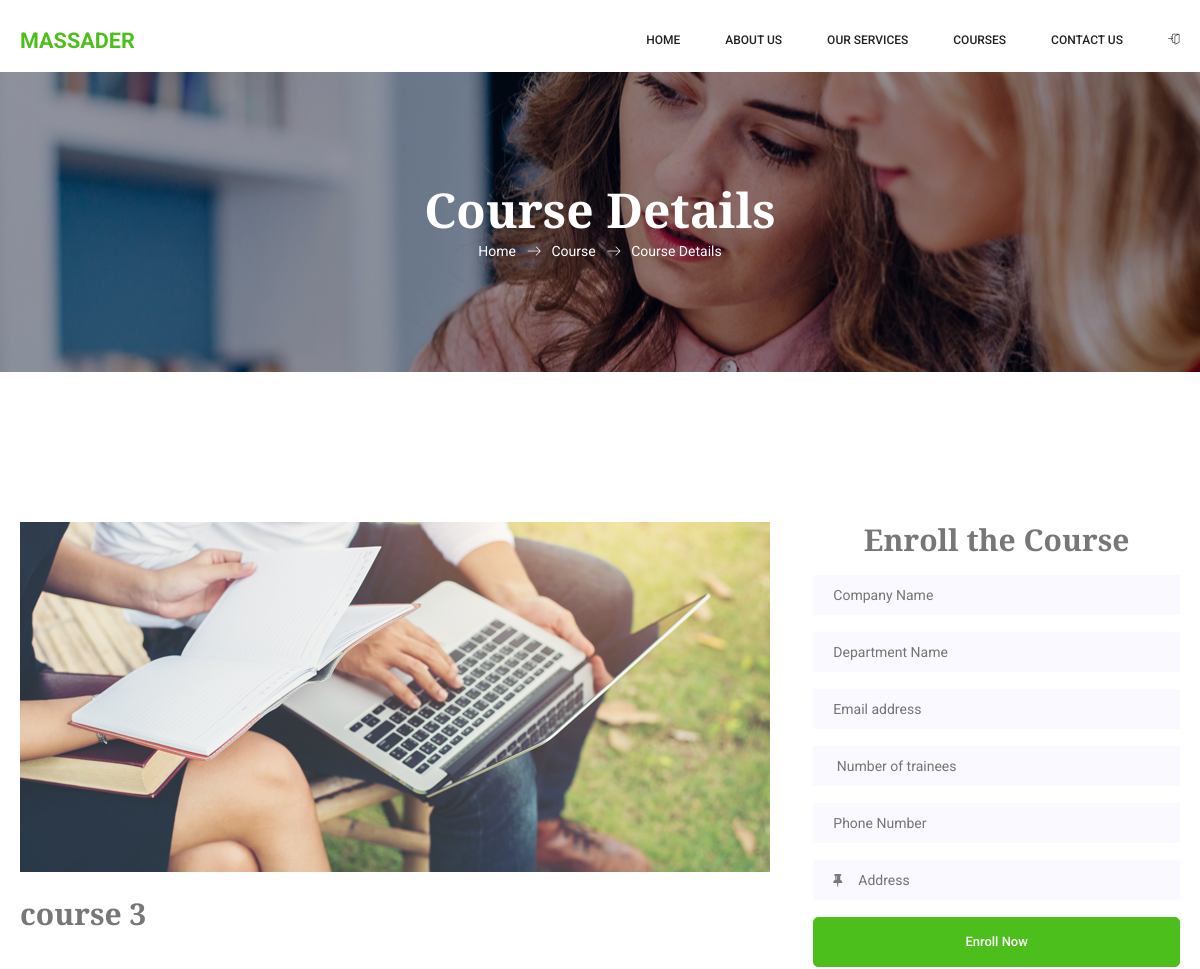
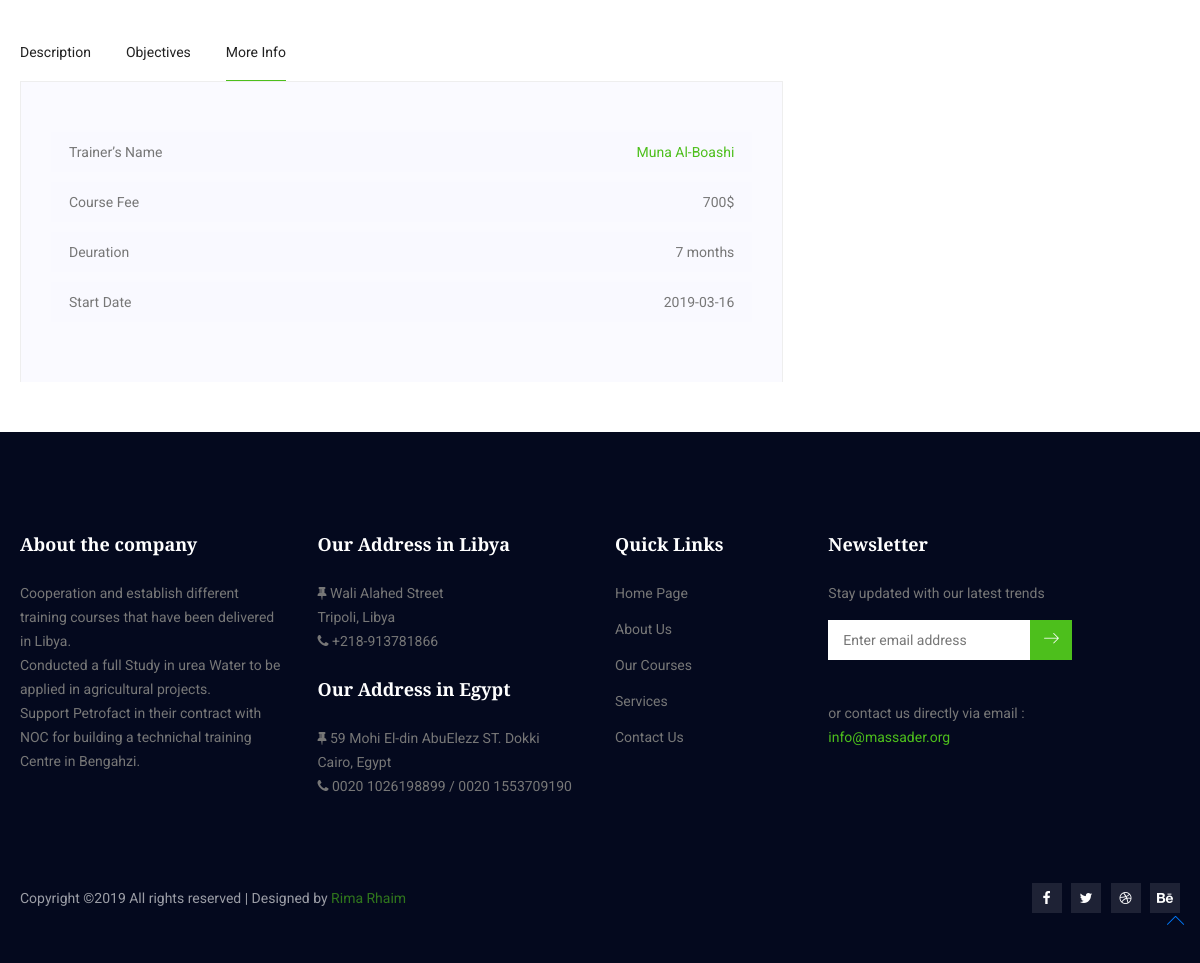
/course-details.php?courseID=3, run on the app's committed database (2 pictures, top to bottom).
### tables this page shows
CREATE TABLE `courses` (
  `ID` int(11) NOT NULL,
  `name` varchar(70) NOT NULL,
  `description` text NOT NULL,
  `objectives` text NOT NULL,
  `trainerID` int(11) NOT NULL,
  `price` int(70) NOT NULL,
  `duration` varchar(70) NOT NULL,
  `startDate` varchar(70) NOT NULL
);

CREATE TABLE `trainer` (
  `ID` int(11) NOT NULL,
  `fullName` varchar(70) NOT NULL,
  `email` varchar(70) NOT NULL,
  `phone` varchar(70) NOT NULL
);

### course-details.php (the view, shortened to what this page needs)
<?php include "includes/connect.php"?>
<!doctype html>
<html lang="en">
    <head>
        <link rel="stylesheet" href="css/bootstrap.css">
        <link rel="stylesheet" href="vendors/linericon/style.css">
        <link rel="stylesheet" href="css/font-awesome.min.css">
        <link rel="stylesheet" href="vendors/owl-carousel/owl.carousel.min.css">
        <link rel="stylesheet" href="vendors/lightbox/simpleLightbox.css">
        <link rel="stylesheet" href="vendors/nice-select/css/nice-select.css">
        <link rel="stylesheet" href="vendors/animate-css/animate.css">
        <link rel="stylesheet" href="vendors/popup/magnific-popup.css">
        <link rel="stylesheet" href="css/style.css">
        <link rel="stylesheet" href="css/responsive.css">
    </head>
    <body>
        <header class="header_area">
				<div class="main_menu">
					<nav class="navbar navbar-expand-lg navbar-light">
						<div class="container">
							<a class="navbar-brand" href="index.html"><p><b style="color:#4dbf1c">MASSADER</b></p></a>
							<div class="collapse navbar-collapse offset" id="navbarSupportedContent">
							<ul class="nav navbar-nav menu_nav ml-auto">
								<li class="nav-item "><a class="nav-link" href="index.php">Home</a></li>
								<li class="nav-item"><a class="nav-link" href="about-us.php">About Us</a></li>
								<li class="nav-item"><a class="nav-link" href="elements.php">Our Services</a></li>
								<li class="nav-item "><a class="nav-link" href="courses.php">Courses</a></li>
								<li class="nav-item"><a class="nav-link" href="contact.php">Contact Us</a></li>
								<?php
                                if(isset($_SESSION['userid']) && $_SESSION['userid'] > 0) { ?>
									<li class="nav-item "> <a class="nav-link" href="admin.php">Manage</a></li>
									<li class="nav-item"> <a class="nav-link" href="logout.php"><i class="lnr lnr-exit" id ="enter"></i></a></li>
								 <?php
                    } else { ?>
								<li class="nav-item"> <a class="nav-link" href="login_admin.php"><i class="lnr lnr-enter" id ="enter"></i></a></li>
								 </ul>
								 <?php
                                        }
                                    ?>
						</div>
					</div>
            	</nav>
            </div>
        </header>
        <section class="banner_area">
            <div class="banner_inner d-flex align-items-center">
            	<div class="overlay bg-parallax" data-stellar-ratio="0.9" data-stellar-vertical-offset="0" data-background=""></div>
				<div class="container">
					<div class="banner_content text-center">
						<h2>Course Details</h2>
						<div class="page_link">
							<a href="index.html">Home</a>
							<a href="courses.html">Course</a>
							<a href="course-details.html">Course Details</a>
						</div>
					</div>
				</div>
            </div>
        </section>
        <section class="course_details_area p_120">
        	<div class="container">
					<?php
					if(isset($_GET['courseID'])){
					$id=$_GET['courseID'];
					$sql = "
					SELECT
					courses.ID AS courseID, courses.name , courses.price , courses.duration ,
					courses.startDate , courses.description , courses.objectives , trainer.fullName
                    FROM courses
                    INNER JOIN trainer ON courses.trainerID = trainer.ID
					WHERE courses.ID = ? ";
                    global $con;
                    $query = $con->prepare($sql);
                    $query->execute(array($id));
                    $result = $query->fetch();
                    ?>
        		<div class="row course_details_inner">
        			<div class="col-lg-8">
        				<div class="c_details_img">
        					<img class="img-fluid" src="img/courses/course-details.jpg" alt="">
						</div>
						<br><h2><?php echo $result['name'] ; ?></h2> <br>
						<ul class="nav nav-tabs" id="myTab" role="tablist">
							<li class="nav-item">
								<a class="nav-link" id="home-tab" data-toggle="tab" href="#home" role="tab" aria-controls="home" aria-selected="true">Description</a>
							</li>
							<li class="nav-item">
								<a class="nav-link" id="profile-tab" data-toggle="tab" href="#profile" role="tab" aria-controls="profile" aria-selected="false">Objectives</a>
							</li>
							<li class="nav-item">
								<a class="nav-link active" id="comments-tab" data-toggle="tab" href="#comments" role="tab" aria-controls="comments" aria-selected="false">More Info</a>
							</li>
						</ul>
						<div class="tab-content" id="myTabContent">
							<div class="tab-pane fade show active" id="comments" role="tabpanel" aria-labelledby="comments-tab">
								<div class="comments-area">
									<div class="c_details_list">
											<ul class="list">
												<li><a href="#">Trainer’s Name <span><?php echo $result['fullName'] ; ?></span></a></li>
												<li><a href="#">Course Fee <span><?php echo $result['price'] ; ?>$</span></a></li>
												<li><a href="#">Deuration <span><?php echo $result['duration'] ; ?></span></a></li>
												<li><a href="#">Start Date <span><?php echo $result['startDate'] ; ?></span></a></li>
											</ul>
									</div>
								</div>
							</div>
						</div>
        			</div>
        			<div class="col-lg-4">
        				<div class="c_details_list">
							<h2 style="text-align:center;">Enroll the Course</h2>
        					<form action="TCPDF-master/examples/massader_invoice.php" method="post">
								<div class="mt-10">
									<input type="text" name="company_name" placeholder="Company Name" onfocus="this.placeholder = ''" onblur="this.placeholder = 'Company Name'" required class="single-input">
								</div>
								<div class="mt-10">
									<input type="text" name="dep_name" placeholder="Department Name" onfocus="this.placeholder = ''" onblur="this.placeholder = 'Department Name'" required class="single-input">
								</div>
								<div class="mt-10">
									<input type="email" name="EMAIL" placeholder="Email address" onfocus="this.placeholder = ''" onblur="this.placeholder = 'Email address'" required class="single-input">
								</div>
								<div class="mt-10">
									<input type="text" name="trainees" placeholder=" Number of trainees" onfocus="this.placeholder = ''" onblur="this.placeholder = 'Number of trainees'" required class="single-input">
								</div>
								<div class="mt-10">
									<input type="text" name="phone" placeholder="Phone Number" onfocus="this.placeholder = ''" onblur="this.placeholder = 'Phone Number'" required class="single-input">
								</div>
								<div class="input-group-icon mt-10">
									<div class="icon"><i class="fa fa-thumb-tack" aria-hidden="true"></i></div>
									<input type="text" name="address" placeholder="Address" onfocus="this.placeholder = ''" onblur="this.placeholder = 'Address'" required class="single-input">
								</div>
								<div class="mt-10">
									<button type="submit" class="main_btn" style="width:100%">Enroll Now</button>
								</div>
								<br>
							</form>
        				</div>
        			</div>
        		</div>
        	</div>
		</section>
					<?php } ?>
		<?php
	   include 'includes/footer.php';
	   ?>
    </body>
</html>

### data on the page
courses: name "course 3", trainerID.fullName "Muna Al-Boashi", price "700", duration "7 months", startDate "2019-03-16"
